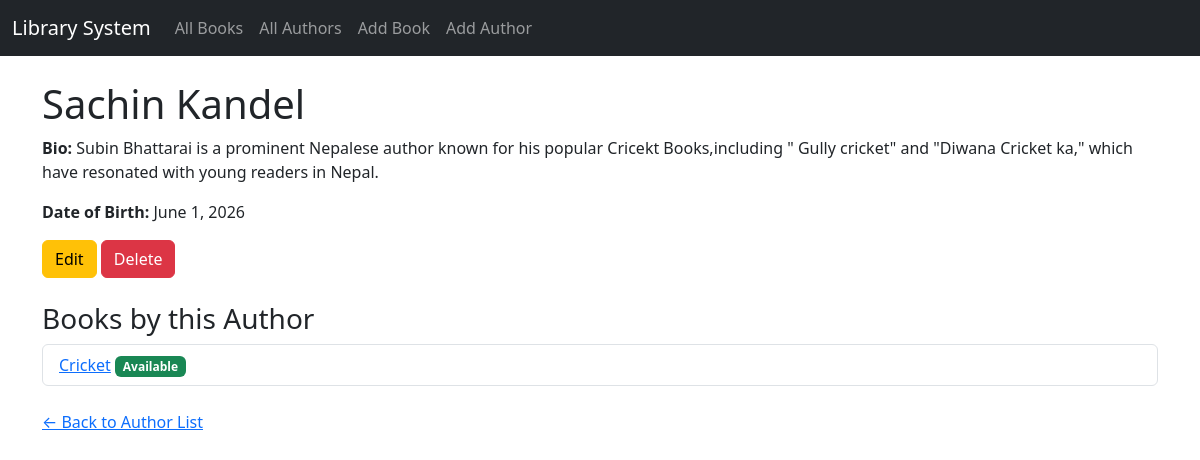
The app's page /authors/1/ with its own data.
### library/models.py (models this page shows, shortened)
class Author(models.Model):
    name = models.CharField(max_length=100)
    date_of_birth = models.DateField(blank=True, null=True)
    bio = models.TextField(blank=True, null=True)

class Book(models.Model):
    title = models.CharField(max_length=200)
    author = models.ForeignKey(Author, on_delete=models.CASCADE)
    isbn = models.CharField(max_length=13, unique=True)   #book number
    published_date = models.DateField()
    copies_total = models.PositiveIntegerField(default=1)
    copies_available = models.PositiveIntegerField(default=1)
    @property
    def is_available(self):
        return self.copies_available > 0

### library/views.py (the view)
# urls.py: path('authors/<int:pk>/', views.author_detail, name='author_detail'),
def author_detail(request, pk):
    author = get_object_or_404(Author, pk=pk)
    books = author.book_set.all()
    return render(request, 'author_detail.html', {'author': author, 'books': books})

### templates/author_detail.html
{% extends 'base.html' %}
{% block content %}
    <h1>{{ author.name }}</h1>
    <p><strong>Bio:</strong> {{ author.bio|default:"No bio available." }}</p>
    <p><strong>Date of Birth:</strong> {{ author.date_of_birth|default:"Unknown" }}</p>
    <a href="{% url 'author_edit' author.pk %}" class="btn btn-warning">Edit</a>
    <a href="{% url 'author_delete' author.pk %}" class="btn btn-danger">Delete</a>
    <h3 class="mt-4">Books by this Author</h3>
    <ul class="list-group">
        {% for book in books %}
        <li class="list-group-item">
            <a href="{% url 'book_detail' book.pk %}">{{ book.title }}</a>
            {% if book.is_available %}
                <span class="badge bg-success">Available</span>
            {% else %}
                <span class="badge bg-danger">Not Available</span>
            {% endif %}
        </li>
        {% empty %}
        <li class="list-group-item">No books by this author yet.</li>
        {% endfor %}
    </ul>
    <br>
    <a href="{% url 'author_list' %}">← Back to Author List</a>
{% endblock %}

### records on screen
Author: name "Sachin Kandel", bio "Subin Bhattarai is a prominent Nepalese author known for his popular Cricekt Books,including \" Gully cricket\" and \"Diwana Cricket ka,\" which have resonated with young readers in Nepal.", date_of_birth "June 1, 2026"
Book: title "Cricket", copies_available "Available"
